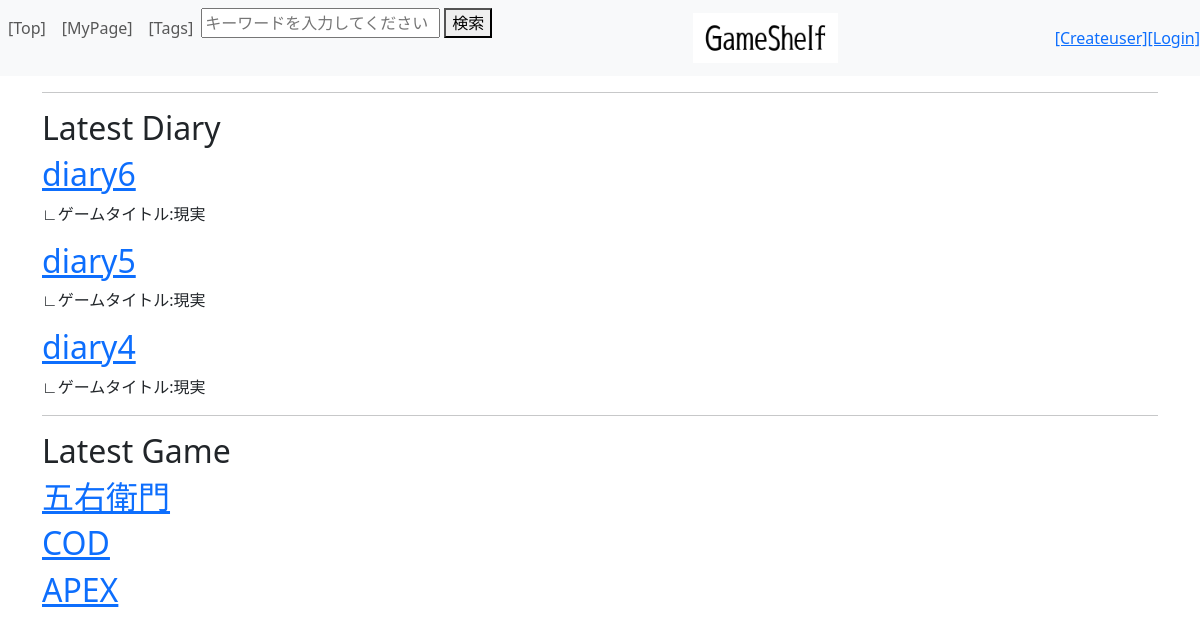
The app's page /, older data.
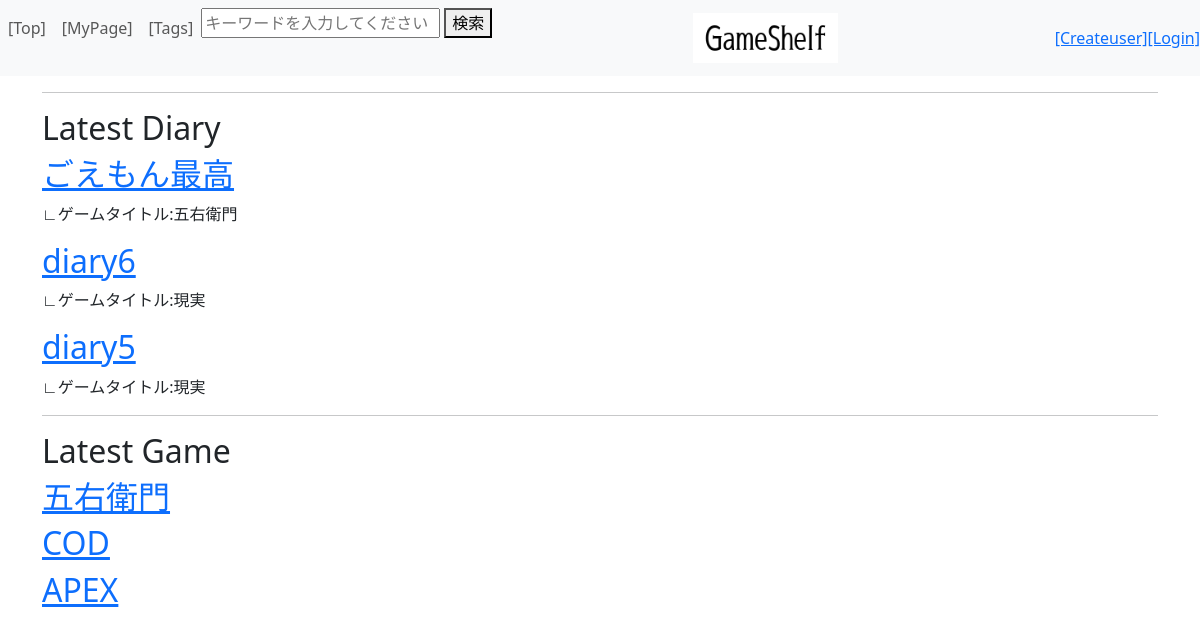
The same page, newer data.
### diary/models.py (models this page shows)
class Diary(models.Model):
    diary_user = models.ForeignKey(CustomUser, on_delete=models.CASCADE)
    diary_game = models.ForeignKey(Game, on_delete=models.CASCADE)
    diary_tag = models.ManyToManyField(Tag)
    diary_title = models.CharField(max_length=100)
    diary_content = models.TextField()
    diary_rating = models.IntegerField(validators=[MaxValueValidator(100)])
    diary_spoiler = models.BooleanField(default=False) #ネタバレチェック、デフォで無し側
    def __str__(self):
        return f"{str(self.diary_title)}({str(self.diary_user)})"
    class Meta:
        ordering = ("-id",)

### game/models.py (models this page shows)
class Game(models.Model):
    game_tag = models.ManyToManyField(Tag)
    game_title = models.CharField(max_length=100)
    game_content = models.TextField()
    game_image = models.ImageField(upload_to="media/", blank=True, null=True)
    def __str__(self):
        return self.game_title
    class Meta:
        ordering = ['-id']

### top/views.py (the view)
# urls.py: path('',include("top.urls")), #ブラウザからの要求が第一引数の文字列と一致した時、include先を参照する
def top (request):
    first_three_diary = Diary.objects.all()[:3]
    first_three_game = Game.objects.all()[:3]
    print(first_three_diary)
    print(first_three_game)
    params={
        "login_user"         :   request.user, #現在のログインユーザー情報（request.user）
        "first_three_diary"  :   first_three_diary,
        "first_three_game"   :   first_three_game, #指定されたページのポストが格納されている。HTMLで表示するため。
    }
    return render(request, "top/top.html", params)

### top/templates/top/top.html (shortened to what this page needs)
{% extends "top/layout.html" %}
{% load static %}
{% block content %}
<hr>
<h2>Latest Diary</h2>
{% for diary in first_three_diary %}
    <div>
        <h2><a href="/diary/{{ diary.id }}">{{ diary.diary_title }}</a></h2>
        <p>∟ゲームタイトル:{{diary.diary_game.game_title}}
    </div>
{% endfor %}
<hr>
<h2>Latest Game</h2>
{% for game in first_three_game %}
    <div>
        <h2><a href="/game/{{ game.id }}">{{ game.game_title }}</a></h2>
    </div>
{% endfor %}
{% endblock %}

Row changes from the older to the newer data that the page shows:
no longer on this page (row unchanged): Diary: diary_title "diary4", diary_game.game_title "現実"
added Diary: diary_title "ごえもん最高", diary_game.game_title "五右衛門"
